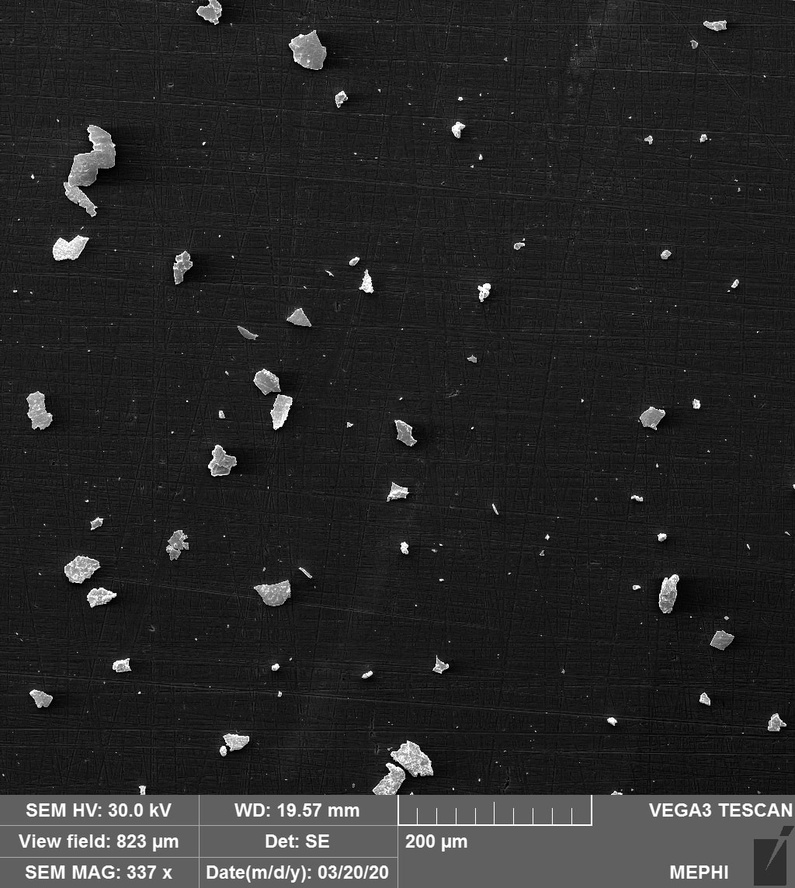
#> input picture photos/2.jpg, 795 x 888 px, shrunk from 1024 x 1144 before the run
$ python dustes.py
#> lines starting #> are read from the running program, lines starting #| are printed output that depends on the picture; after the words box and inside, x2 and y2 are one past the last pixel; in counts of white or black regions, pixels touching at a corner belong together
import cv2
import numpy as np
import matplotlib.pyplot as plt

# Загружаем изображение
img = cv2.imread('photos/2.jpg')
#> img is the input picture: shape (888, 795, 3); min 0, max 255, mean 40.2

# Преобразуем изображение в оттенки серого
gray = cv2.cvtColor(img, cv2.COLOR_BGR2GRAY)

# Применяем адаптивный порог для выделения пылинок
thresh = cv2.adaptiveThreshold(gray,255,cv2.ADAPTIVE_THRESH_MEAN_C,\
            cv2.THRESH_BINARY,11,2)
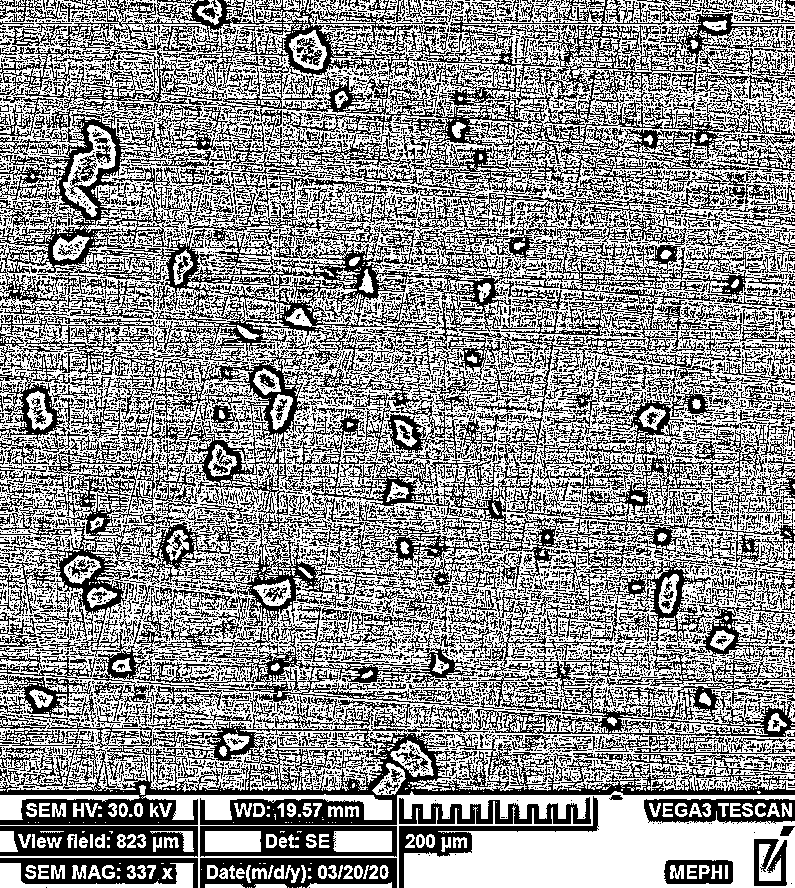
#> thresh: shape (888, 795); 56.6% white; black in thin lines or dots

median = cv2.medianBlur(thresh, 5)
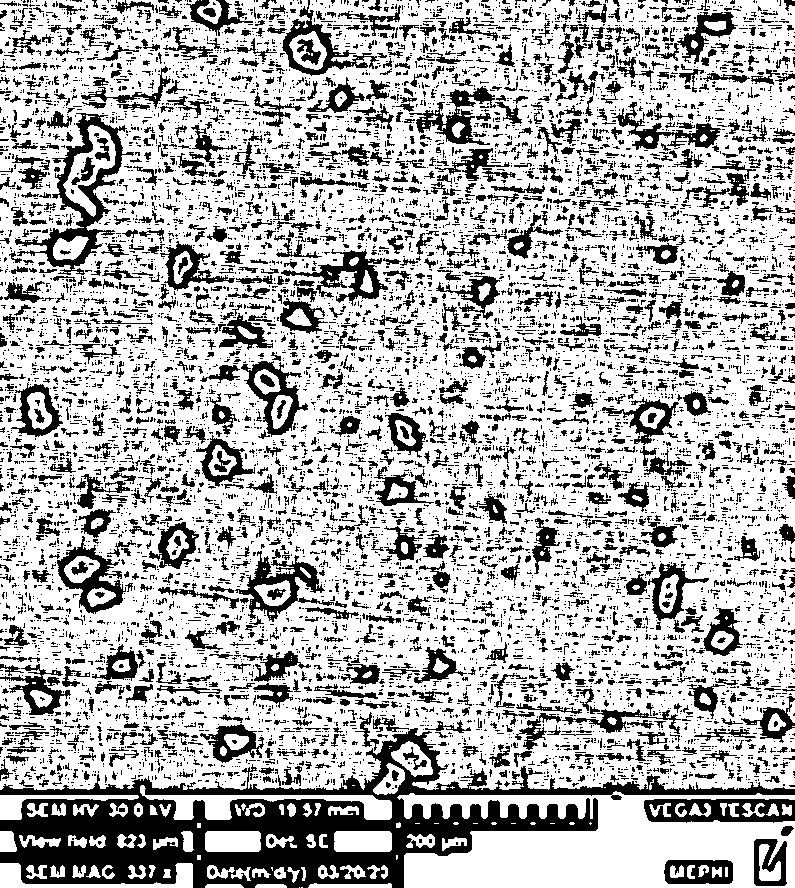
#> median: shape (888, 795); 70.2% white; 9976 black regions (8323 under 20 px)
median = cv2.GaussianBlur(median, (3, 3), 0) #размыть
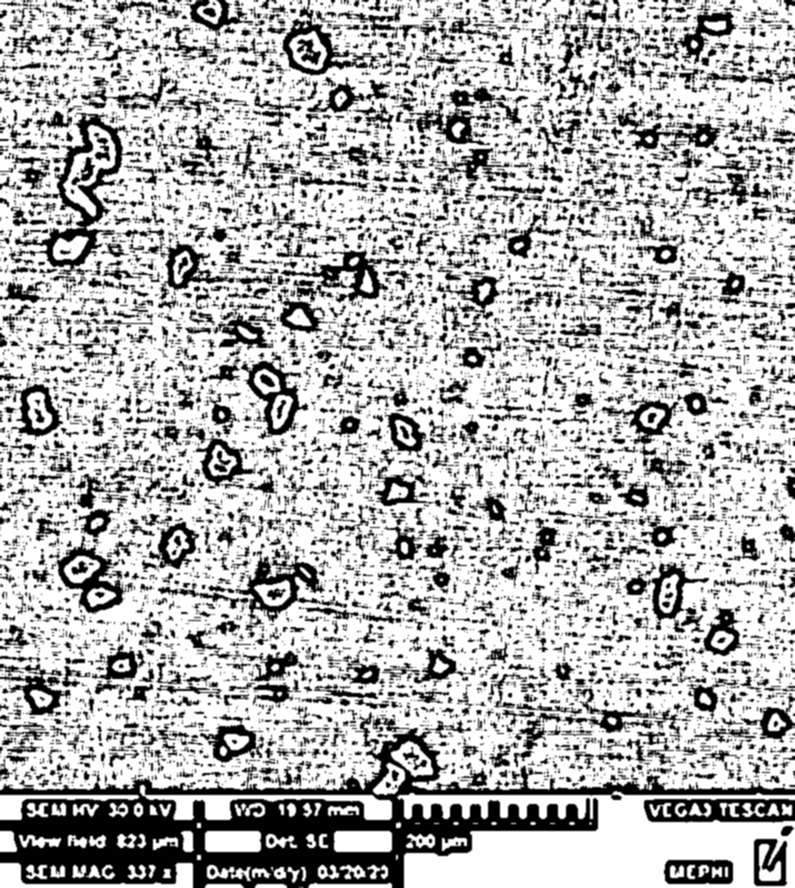
#> median: shape (888, 795); min 0, max 255, mean 179
# Находим контуры на изображении
contours, hierarchy = cv2.findContours(median,cv2.RETR_TREE,cv2.CHAIN_APPROX_SIMPLE)
#> contours = 2663 contours, 2163 with area under 20; largest, box (x1, y1, x2, y2) and area: (0, 0, 795, 791) 620662, (396, 790, 795, 888) 28085, (0, 740, 434, 821) 5860, (57, 114, 122, 227) 3962, (57, 547, 123, 613) 2348

# Инициализируем счетчики для разных размеров пылинок
small_count = 0
medium_count = 0
large_count = 0

# Проходим по всем контурам и определяем их размер
for cnt in contours:
    area = cv2.contourArea(cnt)
    if area < 300:
        continue
    elif area < 500:
        medium_count += 1
    else:
        large_count += 1
#> this loop made 2663 passes
#> area on passes 2, 3, 4, 5, 6, 7, 9, 11, 16, 17, 18, 19: 127, 153.5, 347, 80, 342, 497, 252, 674, 80.5, 213, 453.5, 179
#> (cnt, area) on passes 23, 49: ([[196, 854], [196, 860], [201, 860], [201, 854]], 30), ([[196, 822], [196, 828], [201, 828], [201, 822]], 30)
#> after the loop, large_count = 45; medium_count = 42

# Выводим результаты
print("Количество мелких частиц:", small_count)
print("Количество средних частиц:", medium_count)
#| Количество средних частиц: 42
print("Количество крупных частиц:", large_count)
#| Количество крупных частиц: 45

# Визуализируем результаты
plt.imshow(cv2.cvtColor(img, cv2.COLOR_BGR2RGB))
plt.title("Исходное изображение")
plt.show()

plt.imshow(thresh, cmap='gray')
plt.title("Выделенные крошки")
plt.show()
